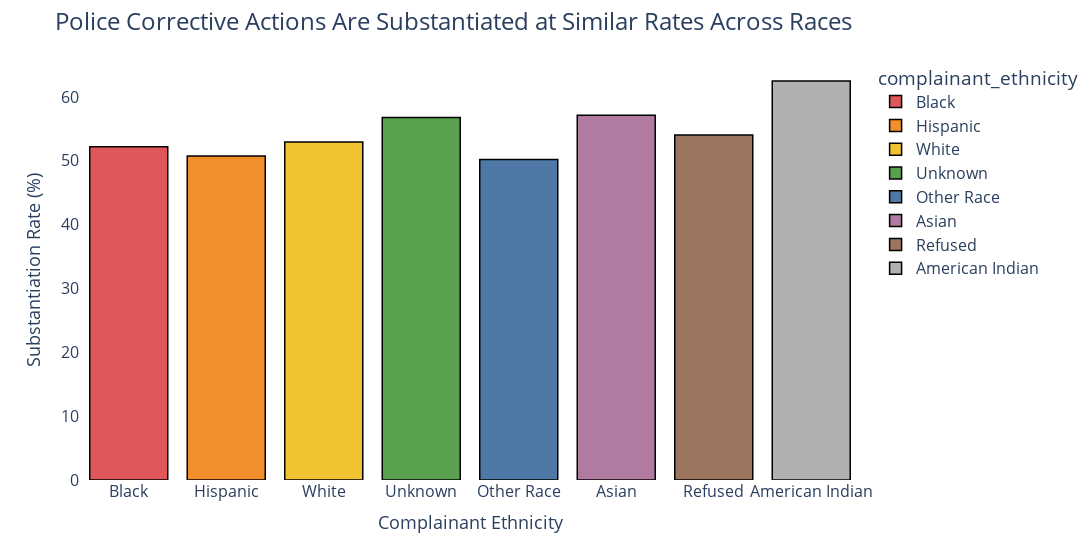

This figure's notebook cell:
### Code cell
import plotly.express as px

fig3 = px.bar(
    summary.reset_index(),
    x='complainant_ethnicity',
    y='% Substantiated',
    color='complainant_ethnicity',  # This automatically gives different colors per group
    color_discrete_map= {
        'Black': '#E15759',
        'Hispanic': '#F28E2B',
        'White': '#F1C232',
        'Unknown': '#59A14F',
        'Other Race': '#4E79A7',
        'Asian': '#B07AA1',
        'Refused': '#9C755F',
        'American Indian': '#B0B0B0'
    }
)

fig3.update_layout(
    title_text='Police Corrective Actions Are Substantiated at Similar Rates Across Races',
    title_font_size=24,            # Increase title font size
    xaxis_title='Complainant Ethnicity',
    yaxis_title='Substantiation Rate (%)',
    xaxis_title_font_size=18,       # Increase x-axis label font
    yaxis_title_font_size=18,       # Increase y-axis label font
    font=dict(size=16),             # Increase overall font size
    plot_bgcolor='white',           # Clean white background
    width=1200
)

fig3.update_traces(marker_line_width=1.5, marker_line_color='black')  # Optional: Add border around bars

fig3.show()

### Figure 1 — Plotly figure (JSON) as saved in the notebook; plotly's stock layout.template omitted (floating-point values rounded to 4 significant figures)
{"data": [{"alignmentgroup": "True", "hovertemplate": "complainant_ethnicity=%{x}<br>% Substantiated=%{y}<extra></extra>", "legendgroup": "Black", "marker": {"color": "#E15759", "line": {"color": "black", "width": 1.5}, "pattern": {"shape": ""}}, "name": "Black", "offsetgroup": "Black", "orientation": "v", "showlegend": true, "textposition": "auto", "type": "bar", "x": ["Black"], "xaxis": "x", "y": [52.19], "yaxis": "y"}, {"alignmentgroup": "True", "hovertemplate": "complainant_ethnicity=%{x}<br>% Substantiated=%{y}<extra></extra>", "legendgroup": "Hispanic", "marker": {"color": "#F28E2B", "line": {"color": "black", "width": 1.5}, "pattern": {"shape": ""}}, "name": "Hispanic", "offsetgroup": "Hispanic", "orientation": "v", "showlegend": true, "textposition": "auto", "type": "bar", "x": ["Hispanic"], "xaxis": "x", "y": [50.76], "yaxis": "y"}, {"alignmentgroup": "True", "hovertemplate": "complainant_ethnicity=%{x}<br>% Substantiated=%{y}<extra></extra>", "legendgroup": "White", "marker": {"color": "#F1C232", "line": {"color": "black", "width": 1.5}, "pattern": {"shape": ""}}, "name": "White", "offsetgroup": "White", "orientation": "v", "showlegend": true, "textposition": "auto", "type": "bar", "x": ["White"], "xaxis": "x", "y": [52.96], "yaxis": "y"}, {"alignmentgroup": "True", "hovertemplate": "complainant_ethnicity=%{x}<br>% Substantiated=%{y}<extra></extra>", "legendgroup": "Unknown", "marker": {"color": "#59A14F", "line": {"color": "black", "width": 1.5}, "pattern": {"shape": ""}}, "name": "Unknown", "offsetgroup": "Unknown", "orientation": "v", "showlegend": true, "textposition": "auto", "type": "bar", "x": ["Unknown"], "xaxis": "x", "y": [56.77], "yaxis": "y"}, {"alignmentgroup": "True", "hovertemplate": "complainant_ethnicity=%{x}<br>% Substantiated=%{y}<extra></extra>", "legendgroup": "Other Race", "marker": {"color": "#4E79A7", "line": {"color": "black", "width": 1.5}, "pattern": {"shape": ""}}, "name": "Other Race", "offsetgroup": "Other Race", "orientation": "v", "showlegend": true, "textposition": "auto", "type": "bar", "x": ["Other Race"], "xaxis": "x", "y": [50.22], "yaxis": "y"}, {"alignmentgroup": "True", "hovertemplate": "complainant_ethnicity=%{x}<br>% Substantiated=%{y}<extra></extra>", "legendgroup": "Asian", "marker": {"color": "#B07AA1", "line": {"color": "black", "width": 1.5}, "pattern": {"shape": ""}}, "name": "Asian", "offsetgroup": "Asian", "orientation": "v", "showlegend": true, "textposition": "auto", "type": "bar", "x": ["Asian"], "xaxis": "x", "y": [57.14], "yaxis": "y"}, {"alignmentgroup": "True", "hovertemplate": "complainant_ethnicity=%{x}<br>% Substantiated=%{y}<extra></extra>", "legendgroup": "Refused", "marker": {"color": "#9C755F", "line": {"color": "black", "width": 1.5}, "pattern": {"shape": ""}}, "name": "Refused", "offsetgroup": "Refused", "orientation": "v", "showlegend": true, "textposition": "auto", "type": "bar", "x": ["Refused"], "xaxis": "x", "y": [54.05], "yaxis": "y"}, {"alignmentgroup": "True", "hovertemplate": "complainant_ethnicity=%{x}<br>% Substantiated=%{y}<extra></extra>", "legendgroup": "American Indian", "marker": {"color": "#B0B0B0", "line": {"color": "black", "width": 1.5}, "pattern": {"shape": ""}}, "name": "American Indian", "offsetgroup": "American Indian", "orientation": "v", "showlegend": true, "textposition": "auto", "type": "bar", "x": ["American Indian"], "xaxis": "x", "y": [62.5], "yaxis": "y"}], "layout": {"barmode": "relative", "font": {"size": 16}, "legend": {"title": {"text": "complainant_ethnicity"}, "tracegroupgap": 0}, "margin": {"t": 60}, "plot_bgcolor": "white", "title": {"font": {"size": 24}, "text": "Police Corrective Actions Are Substantiated at Similar Rates Across Races"}, "width": 1200, "xaxis": {"anchor": "y", "categoryarray": ["Black", "Hispanic", "White", "Unknown", "Other Race", "Asian", "Refused", "American Indian"], "categoryorder": "array", "domain": [0, 1], "title": {"font": {"size": 18}, "text": "Complainant Ethnicity"}}, "yaxis": {"anchor": "x", "domain": [0, 1], "title": {"font": {"size": 18}, "text": "Substantiation Rate (%)"}}}}
